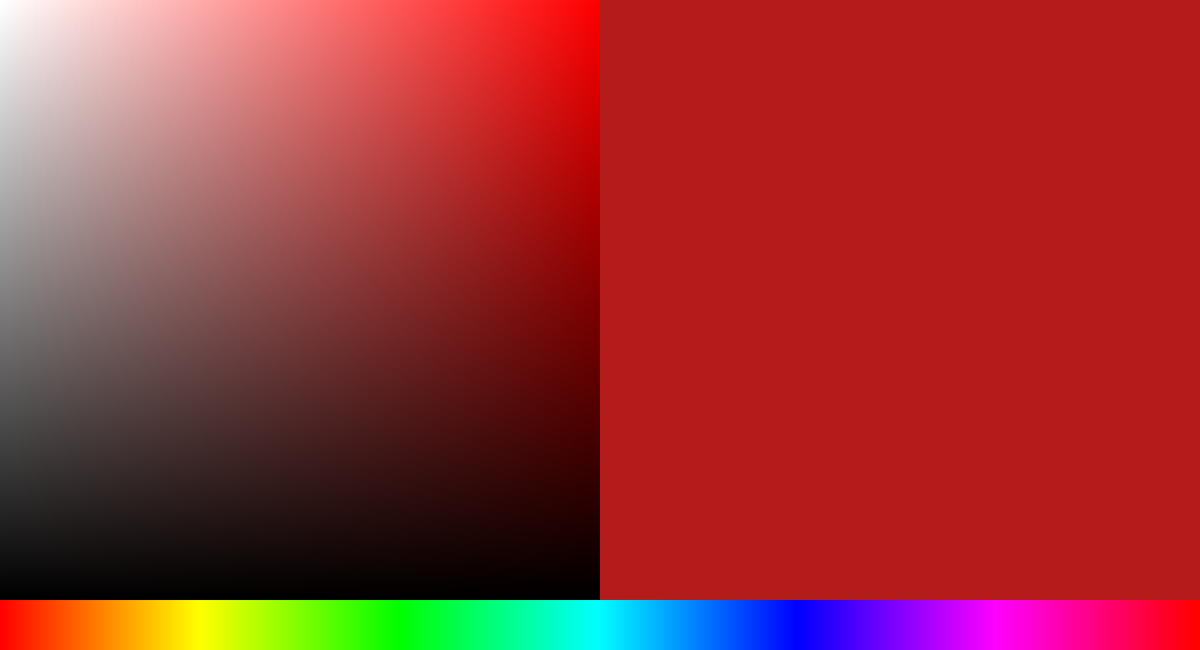
Frame 1 (no input)
Frame 60 (the mouse pressed at the canvas centre just before this capture): identical to frame 1, image omitted
Frame 120 (the mouse held since frame 60 and released just before this capture): identical to frame 1, image omitted

The Processing sketch that drew this single still picture (run headless with seeded random() and noise(); from frame 60 on, the mouse is pressed at the canvas centre):

// Processing sketch: color_picker_v2
// ── color_picker_v2.pde
color col = color(255, 255, 255);

int r = 255;
int g = 0;
int b = 0;
int d = 180;
int w = 40;

void draw() {
  if(mousePressed == true && mouseButton == 37)
    clicked();
}

void setup() {
  size(1536, 832);
  background(255);
  drawColorBar();
  drawColorMatrix();
  drawColor();
}

void clicked() {
  if(mouseX >= 0 && mouseX < width && mouseY >= 768 && mouseY < width) {
    getColorBar(mouseX);
    drawColorMatrix();
    drawColor();
  }
  if(mouseX >= 0 && mouseX < 768 && mouseY >= 0 && mouseY < 768) {
    w = 255-mouseX/3;
    d = 255-mouseY/3;
    drawColor();
  }
}

void getColorBar(int i) {
  switch(floor(i/255)) {
    case 0:
      r = 255;
      g = i % 255;
      b = 0;
      break;
    case 1:
      r = 255 - i % 255;
      g = 255;
      b = 0;
      break;
    case 2:
      r = 0;
      g = 255;
      b = i % 255;
      break;
    case 3:
      r = 0;
      g = 255 - i % 255;
      b = 255;
      break;
    case 4:
      r = i % 255;
      g = 0;
      b = 255;
      break;
    case 5:
      r = 255;
      g = 0;
      b = 255 - i % 255;
      break;
    }
}

void getColor() {
  col = color(
    (int)((r + (255-r)*(w/255.0))*(d/255.0)),
    (int)((g + (255-g)*(w/255.0))*(d/255.0)),
    (int)((b + (255-b)*(w/255.0))*(d/255.0))
  );
}

void drawColorMatrix() {
  for(int i = 0; i < 256; i++) {
    for(int j = 0; j < 256; j++) {
      int dotR = (int)((r + (255-r)*(j/255.0))*(i/255.0));
      int dotG = (int)((g + (255-g)*(j/255.0))*(i/255.0));
      int dotB = (int)((b + (255-b)*(j/255.0))*(i/255.0));
      stroke(dotR, dotG, dotB);
      fill(dotR, dotG, dotB);
      rect(765-j*3, 765-i*3, 2, 2);
    }
  }
}

void drawColor() {
  getColor();
  stroke(col);
  fill(col);
  rect(768, 0, 767, 767);
}

void drawColorBar() {
  int dCB_r = 255;
  int dCB_g = 0;
  int dCB_b = 0;
  for (int i = 0; i < 1536; i++) {
    switch(floor(i/255)) {
      case 0:
        dCB_g = i % 255;
        break;
      case 1:
        dCB_r = 255 - i % 255;
        break;
      case 2:
        dCB_b = i % 255;
        break;
      case 3:
        dCB_g = 255 - i % 255;
        break;
      case 4:
        dCB_r = i % 255;
        break;
      case 5:
        dCB_b = 255 - i % 255;
        break;
      
    }
    stroke(dCB_r, dCB_g, dCB_b);
    fill(dCB_r, dCB_g, dCB_b);
    rect(i, 768, 0, 64);
  }
}
